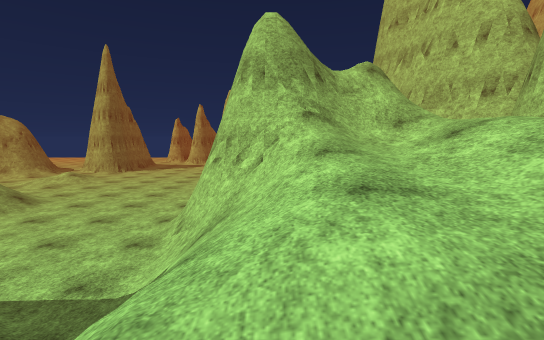
view 1 (above)

19 first-person views from a walk through a scene from a Unity 3-D project. The camera is 1.2 m above the floor, tilts 6° down and sees 85° across. The floor is counted in squares, 2 m on a side. Each view is taken from the middle of a square. On the plan, view 1 faces up. The plan holds only what a view shows up to about 9 squares ahead; the rest is blank. The place goes on beyond the plan. Surface patterns are stand-ins for the level's own textures.

view 2
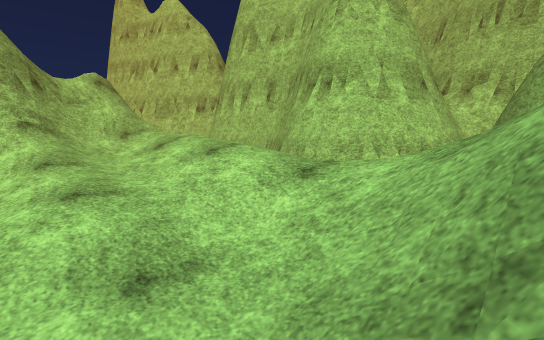

view 3
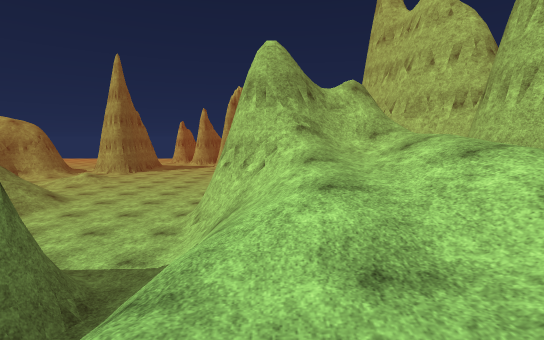

view 4
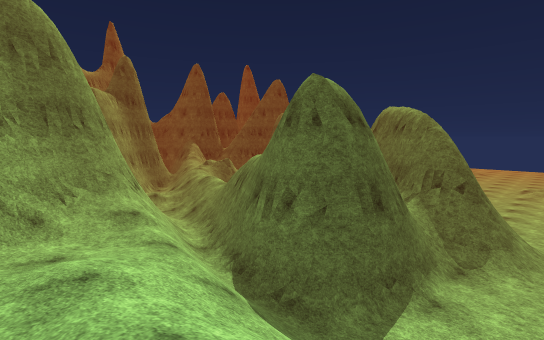

view 5
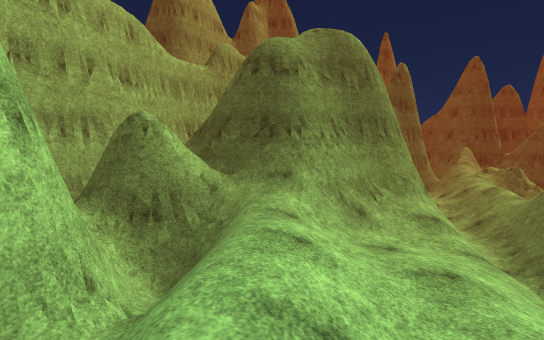

view 6
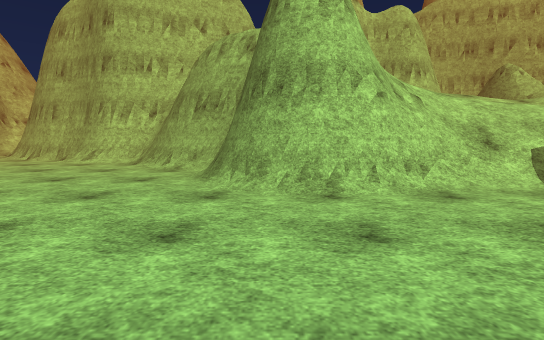

view 7
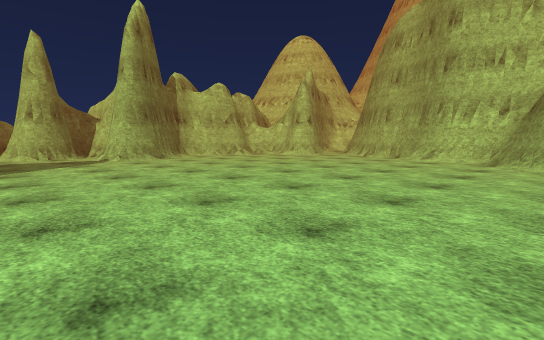

view 8
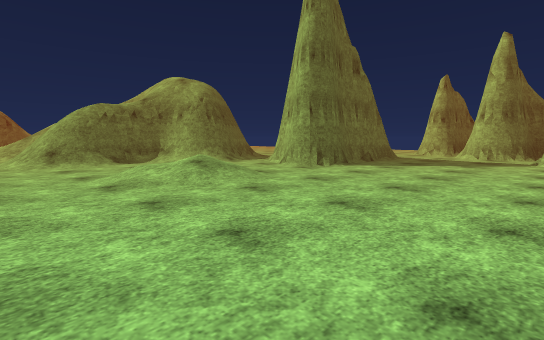

view 9
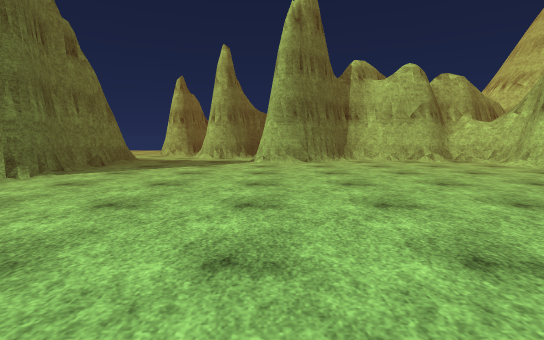

view 10
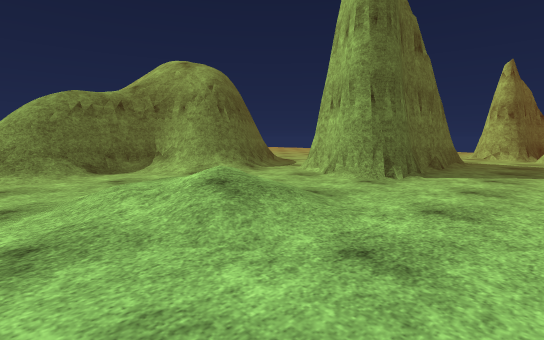

view 11
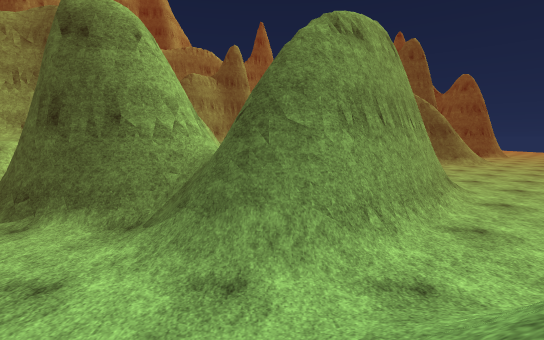

view 12
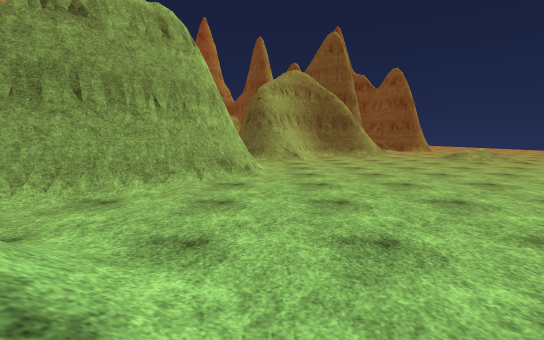

view 13
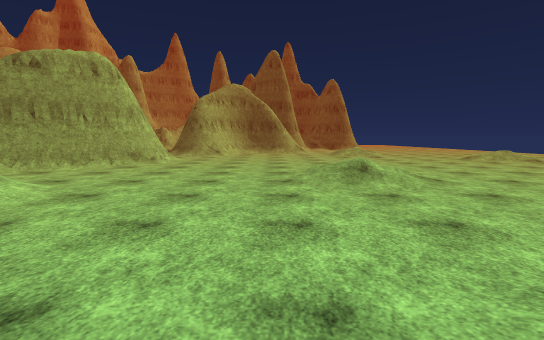

view 14
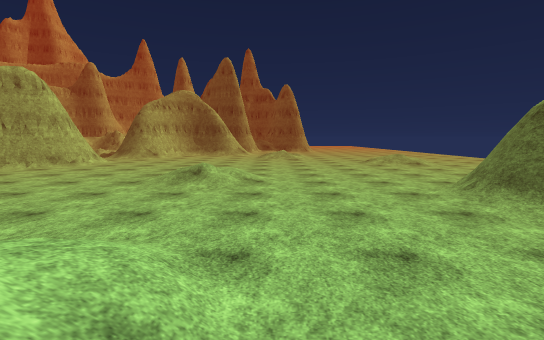

view 15
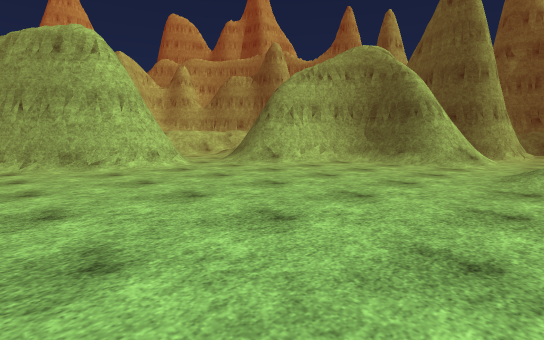

view 16
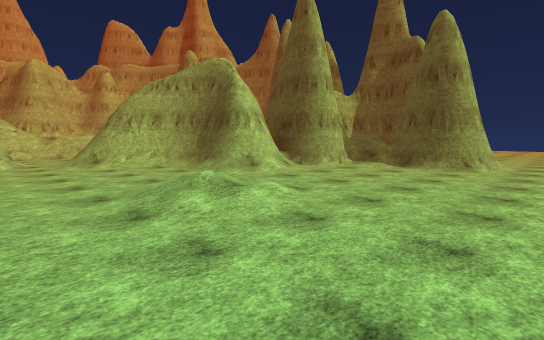

view 17
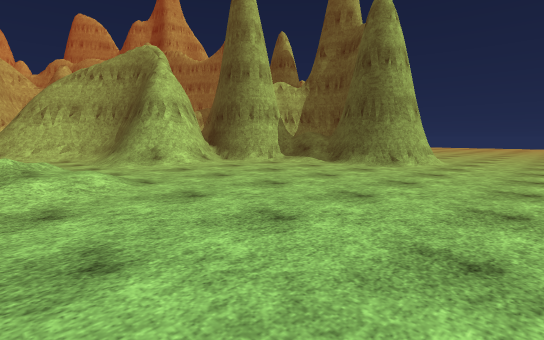

view 18
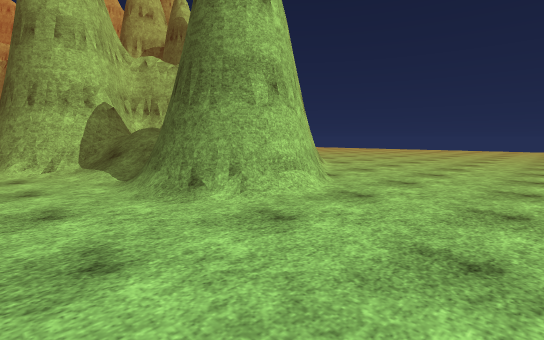

view 19
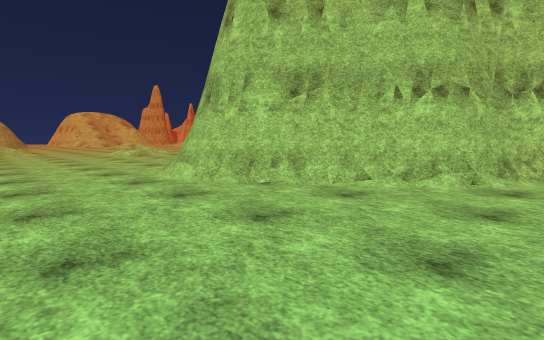

### Floor plan
Key: @ floor where view 1 was taken; # wall or solid block; . main floor; : floor 0.75 m higher than the main floor; / step, stairs or slope; = window, fence, low wall or low ledge; v drop or lower ground.
Columns run from 21 left of view 1 to 5 right of it. Each row starts with its distance up from view 1.
 21                #
 20               ####
 19               ..##
 18               ...#######
 17               #...##..###
 16               #.........#
 15           #.  #.........#
 14           #####.........
 13          //#.............#
 12          /##.............#
 11          /v.. /.........##
 10      /   /v..//.........#
  9     ./////:............##
  8    ...//.....//.......#####
  7   /........   =/.....##v v#
  6  #/......../  //....##vv v#
  5  #/........//  /....###/ ##
  4  .....//......./....##// #
  3 ......//......##//..////v#
  2 .............#######////v#
  1 ............########////v#
  0 //........./#   # ##/@//v#
 -1  /........./#   ###=/////#
 -2  .........../   ##########
 -3 ....//....///    //###
 -4 ....//....###   ///
 -5 ..........##    ///
 -6 .......####
 -7 .......##
 -8 ....../#
 -9 .....//#
-10 ...##//#
-11 ...### #
-12 ...##
-13 ....##
-14 .....##
-15 ......#

Where each view was taken, in squares from view 1:
view 1: 0 up, 0 right, facing up
view 2: 1 down, 0 right, facing up-right
view 3: 1 down, 0 right, facing up
view 4: 4 up, 1 right, facing down-left
view 5: 4 up, 2 right, facing down
view 6: 6 up, 5 left, facing right
view 7: 8 up, 6 left, facing up-right
view 8: 8 up, 3 left, facing up-left
view 9: 9 up, 3 left, facing up
view 10: 9 up, 5 left, facing up-left
view 11: 6 up, 6 left, facing down
view 12: 6 up, 10 left, facing down
view 13: 9 up, 13 left, facing down
view 14: 10 up, 16 left, facing down
view 15: 2 up, 16 left, facing down-right
view 16: 1 down, 20 left, facing down-right
view 17: 3 down, 21 left, facing down-right
view 18: 8 down, 21 left, facing down-right
view 19: 15 down, 21 left, facing up-right
